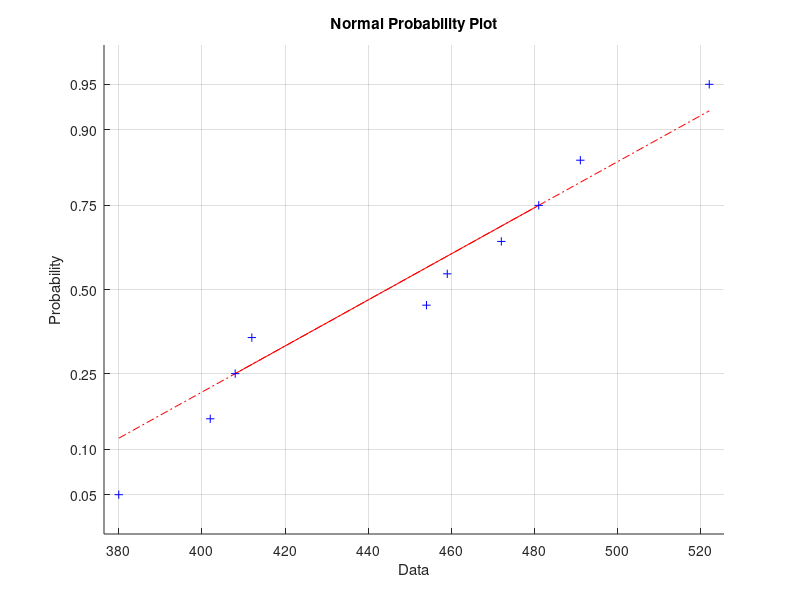

The MATLAB script that drew this image: (Note: this script raises an error after producing the figure.)
clear all
clc

x=[380, 402, 408, 412, 454, 459, 472, 481, 491, 522];

normplot(x)

mu=mean(x);
smerodch=std(x);

[h,p,ci]=ttest(x,500)
[h,p,ci]=ttest(x,500,0.05,'left')
[h,p,ci]=ttest(x,500,0.05,'right')
